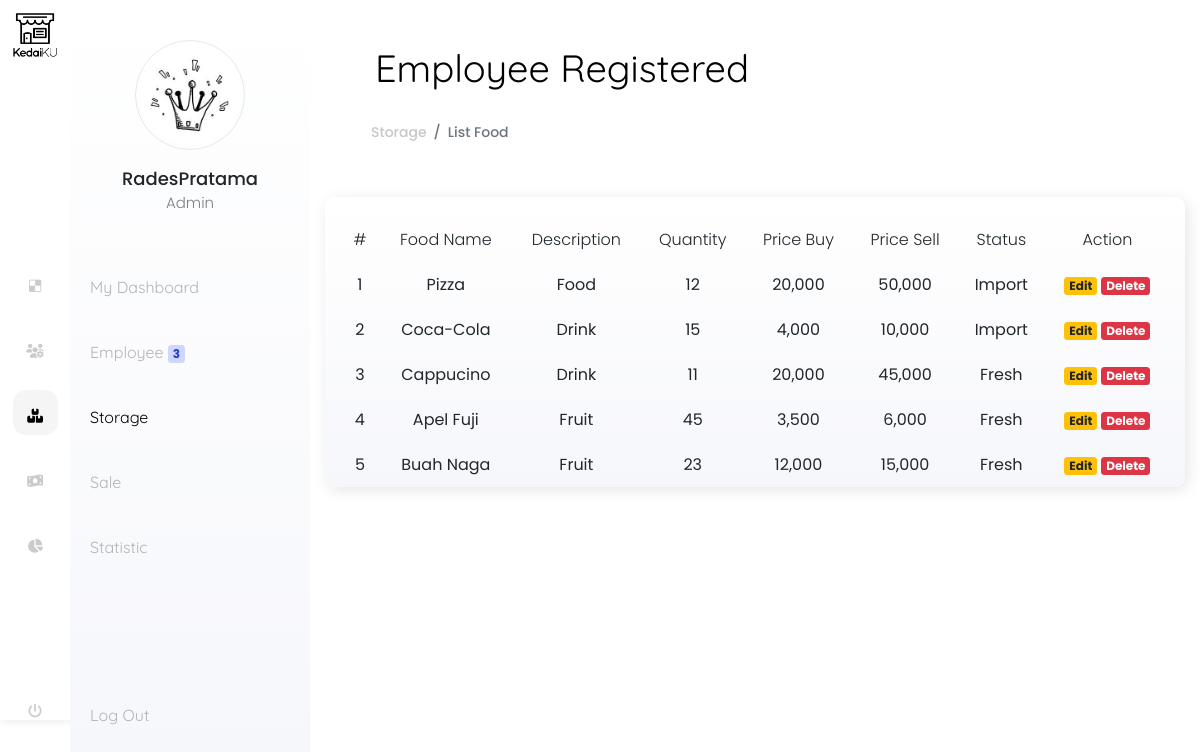
Screenshot of /List-Storage.php with the database file from the repository.
### tables this page shows
CREATE TABLE `tb_items` (
  `id_items` INT(255) NOT NULL AUTO_INCREMENT,
  `items_name` VARCHAR(255) DEFAULT NULL,
  `description` ENUM('Food','Drink','Fruit') DEFAULT NULL,
  `quantity` INT(255) DEFAULT NULL,
  `price_buy` DOUBLE DEFAULT NULL,
  `price_sell` DOUBLE DEFAULT NULL,
  `status` ENUM('Fresh','Import') DEFAULT NULL,
  PRIMARY KEY (`id_items`),
  KEY `id_categories` (`description`)
);

### Connection/Config.php (called while the page is built, shortened)
<?php
class Connect
{
    function start()
    {
        $this->conn = new mysqli(self::SERVERNAME, self::USERNAME, self::PASSWORD, self::DATABASE);
        return $this->conn;
    }
}

### Process/UserInsert.php (called while the page is built, shortened)
<?php
require_once("Connection/Config.php");
class Users extends Connect
{
    public $conn;
    protected $table = 'tb_user';
    function __construct()
    {
        $this->conn = parent::start();
    }
      function count()
    {
        $sql = "SELECT count(id) as jumlah FROM " . $this->table. " " ;
            $result = $this->conn->query($sql);
            $data=mysqli_fetch_assoc($result);
            return $data['jumlah'];
    }
}

### Process/ItemsInsert.php (called while the page is built, shortened)
<?php
require_once("Connection/Config.php");
class Items extends Connect
{
    public $conn;
    protected $table = 'tb_items';
    function __construct()
    {
        $this->conn = parent::start();
    }
    function all($field = '*')
    {
        $sql = "SELECT $field FROM " . $this->table;
        $result = $this->conn->query($sql);
        return $result;
    }
}

### List-Storage.php (the view, shortened to what this page needs)
<?php
require "Process/ItemsInsert.php";
$Items = new Items();
$rows = $Items->all();
require "Process/UserInsert.php";
$Users = new Users();
$jumlah = $Users->count();
?>
<!DOCTYPE html>
<html lang="en">
<head>
    <link rel="stylesheet" href="https://stackpath.bootstrapcdn.com/bootstrap/4.4.1/css/bootstrap.min.css">
    <link href="https://stackpath.bootstrapcdn.com/font-awesome/4.7.0/css/font-awesome.min.css" rel="stylesheet">
    <link rel='stylesheet' href='https://cdn.jsdelivr.net/npm/sweetalert2@9.7.2/dist/sweetalert2.min.css'>
    <link rel="stylesheet" type="text/css" href="Style/style.css">
    <link rel="stylesheet" type="text/css" href="Style/sub-style.css">
</head>
<body>
    <div class="left-sidebar">
        <div class="shortcut" onmouseover="showAdminProfile()" onmouseout="hideAdminProfile()">
            <div class="my-logo">
                <img src="Dist/Icon/Kedaiku-Icon.png" alt="myLogo" height="70">
            </div>
            <div class="menus">
                <div class="item-menu inactive">
                    <a href="AdminDashboard.php">
                        <p class="icon-menu">
                            <i class="fab fa-delicious"></i>
                        </p>
                    </a>
                </div>
                <div class="item-menu inactive">
                    <a href="Data-Employee.php">
                        <p class="icon-menu">
                            <i class="fas fa-users-cog"></i>
                        </p>
                    </a>
                </div>
                <div class="item-menu">
                    <a href="Data-Storage.php">
                        <p class="icon-menu">
                            <i class="fas fa-boxes"></i>
                        </p>
                    </a>
                </div>
                <div class="item-menu inactive">
                    <a href="Data-Sale.php">
                        <p class="icon-menu">
                            <i class="fas fa-money-bill-wave"></i>
                        </p>
                    </a>
                </div>
                <div class="item-menu inactive">
                    <a href="Data-Statistic.php">
                        <p class="icon-menu">
                            <i class="fas fa-chart-pie"></i>
                        </p>
                    </a>
                </div>
                <div class="item-menu inactive">
                    <a href="Process/LogOut.php">
                        <p class="icon-menu">
                            <i class="fas fa-power-off"></i>
                        </p>
                    </a>
                </div>
            </div>
        </div>
        <div class="admin-menu" id="sl_ap">
            <div class="admin-pict">
                <img src="Dist/Icon/Admin-pict.png" alt="admin-picture">
            </div>
            <p class="admin-name">
                RadesPratama
            </p>
            <p class="user-role">
                Admin
            </p>
            <ul class="list-menu">
                <a href="AdminDashboard.php">
                    <li>My Dashboard</li>
                </a>
                <a href="Data-Employee.php">
                    <li>Employee <span class="badge-kedaiku badge badge-light"><?php echo $jumlah ?></span></li>
                </a>
                <a href="Data-Storage.php">
                    <li class="active-link">Storage</li>
                </a>
                <a href="Data-Sale.php">
                    <li>Sale</li>
                </a>
                <a href="Data-Statistic.php">
                    <li>Statistic</li>
                </a>
                <a href="Process/LogOut.php">
                    <li style="padding-top:103px;">Log Out</li>
                </a>
            </ul>
        </div>
    </div>
    <div class="main-content">
        <div class="header row">
            <div class="col-md-12">
                <p class="header-title">
                    Employee Registered
                </p>
                <nav aria-label="breadcrumb">
                    <ol class="breadcrumb" style="margin-left:32px;background:none">
                        <li class="breadcrumb-item"><a style="color: #C7C7C7;" href="Data-Storage.php">Storage</a></li>
                        <li class="breadcrumb-item active" aria-current="page">List Food</li>
                    </ol>
                </nav>
            </div>
        </div>
        <div class="row report-group">
            <div class="col-md-12">
                <div class="col-md-12 items-big-report">
                    <table class="table-kedaiku table table-borderless" id="table-kedaiku">
                        <thead>
                            <tr>
                                <th scope="col">#</th>
                                <th scope="col">Food Name</th>
                                <th scope="col">Description</th>
                                <th scope="col">Quantity</th>
                                <th scope="col">Price Buy</th>
                                <th scope="col">Price Sell</th>
                                <th scope="col">Status</th>
                                <th scope="col">Action</th>
                            </tr>
                        </thead>
                        <tbody data-spy="scroll" data-target=".table-kedaiku" data-offset="50">
                            <?php
                            while ($row = $rows->fetch_assoc()) {
                            ?>
                                <tr>
                                    <td scope="row"><?php echo $row['id_items'] ?></td>
                                    <td><?php echo $row['items_name'] ?></td>
                                    <td><?php echo $row['description'] ?></td>
                                    <td><?php echo $row['quantity'] ?></td>
                                    <td><?php echo number_format($row['price_buy']) ?></>
                                    </td>
                                    <td><?php echo number_format($row['price_sell']) ?></</td> <td><?php echo $row['status'] ?></td>
                                    <td>
                                        <a href="#" class="badge badge-warning">Edit</a>
                                        <a href="Delete-items.php?id=<?php echo $row['id_items'] ?>" class="badge badge-danger">Delete</a>
                                    </td>
                                </tr>
                            <?php
                            }
                            ?>
                        </tbody>
                    </table>
                </div>
            </div>
        </div>
    </div>
    <link href="https://stackpath.bootstrapcdn.com/font-awesome/4.7.0/css/font-awesome.min.css" rel="stylesheet" />
</body>
</html>

### Style/style.css (style rules this page uses)
* { font-family: "Poppins", sans-serif; text-decoration: none; list-style: none; font-weight: 500; }
.left-sidebar { width: 310px; float: left; }
.left-sidebar .shortcut { width: 70px; height: 720px; background: white; float: left; }
.left-sidebar .my-logo img { margin-left: auto; margin-right: auto; display: block; }
.left-sidebar .menus { width: 70px; margin-top: 190px; }
.left-sidebar .menus .item-menu { width: 45px; height: 45px; background-color: whitesmoke; border-radius: 13px; margin: auto; margin-bottom: 20px; }
.left-sidebar .menus .item-menu .icon-menu { color: black; font-size: 22px; text-align: center; padding-top: 7px; }
.left-sidebar .menus .item-menu:last-child { margin-top: 120px; }
.left-sidebar .menus .inactive { background: none; }
.left-sidebar .menus .inactive .icon-menu { opacity: 0.2; }
.left-sidebar .menus .inactive { transition: 0.1s; }
.left-sidebar .menus .inactive .icon-menu { transition: 0.1s; }
.left-sidebar .admin-menu { width: 240px; height: 780px; background: linear-gradient(180deg, rgba(255, 255, 255, 1) 0%, rgba(246, 247, 251, 1) 100%); float: left; }
.left-sidebar .admin-menu .admin-pict { width: 110px; height: 110px; border: 1px solid #e6e8f0; border-radius: 100%; margin: auto; margin-top: 40px; }
.left-sidebar .admin-menu .admin-pict img { width: 100px; height: 100px; border-radius: 100%; margin-top: 4px; margin-left: auto; margin-right: auto; display: block; object-fit: cover; }
.left-sidebar .admin-menu .admin-name { font-size: 18px; font-family: "Poppins"; font-weight: 500; margin-top: 15px; margin-bottom: 0px; text-align: center; }
.left-sidebar .admin-menu .user-role { font-size: 15px; font-family: "Poppins"; font-weight: 300; color: gray; text-align: center; }
.left-sidebar .admin-menu .list-menu { margin-top: 60px; margin-left: -20px; }
.left-sidebar .admin-menu .list-menu .badge-kedaiku { background: #d0d7ff; color: #203dd1; }
.left-sidebar .admin-menu .list-menu .active-link { color: black; }
.left-sidebar .admin-menu .list-menu a { text-decoration: none; }
.left-sidebar .admin-menu .list-menu li { display: block; padding-bottom: 41px; font-size: 16px; font-family: "Quicksand"; font-weight: 400; color: #b4b4b4; }
.main-content .header .header-title { font-family: "Quicksand"; font-size: 38px; color: black; font-weight: 400; margin-left: 50px; margin-top: 40px; }
.main-content .report-group { margin-top: 0px; }
.main-content .report-group .items-big-report { background: linear-gradient(180deg, rgba(255, 255, 255, 1) 0%, rgba(246, 247, 251, 1) 100%); box-shadow: 3px 3px 15px rgba(0, 0, 0, 0.1); border-radius: 10px; margin-top: 30px; padding-top: 20px; padding-bottom: 20 px; }
.table-kedaiku thead tr th { font-size: 16px; color: #21272c; font-weight: 300; font-family: "Poppins"; text-align: center; }
.table-kedaiku tbody tr td { font-size: 16px; color: #21272c; font-weight: 400; font-family: "Poppins"; text-align: center; }

### Style/sub-style.css (style rules this page uses)
* { font-family: "Poppins"; font-size: 14px; }
.left-sidebar { width: 310px; float: left; }
.left-sidebar .shortcut { width: 70px; height: 720px; background: white; float: left; box-shadow: 2px 0px 10px rgba(0, 0, 0, 0.1); }

### rows the page displays
tb_items: id_items "1", items_name "Pizza", description "Food", quantity "12", price_buy "20,000", price_sell "50,000", status "Import"
tb_items: id_items "2", items_name "Coca-Cola", description "Drink", quantity "15", price_buy "4,000", price_sell "10,000", status "Import"
tb_items: id_items "3", items_name "Cappucino", description "Drink", quantity "11", price_buy "20,000", price_sell "45,000", status "Fresh"
tb_items: id_items "4", items_name "Apel Fuji", description "Fruit", quantity "45", price_buy "3,500", price_sell "6,000", status "Fresh"
tb_items: id_items "5", items_name "Buah Naga", description "Fruit", quantity "23", price_buy "12,000", price_sell "15,000", status "Fresh"

### other values shown
$jumlah "3"
